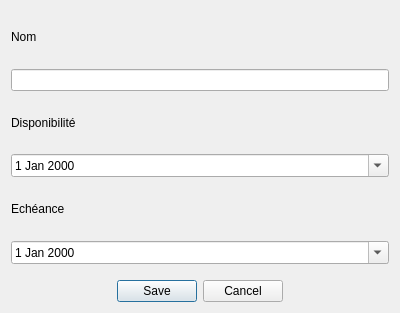
<?xml version="1.0" encoding="UTF-8"?>
<ui version="4.0">
 <class>ajouterProjet</class>
 <widget class="QDialog" name="ajouterProjet">
  <property name="geometry">
   <rect>
    <x>0</x>
    <y>0</y>
    <width>400</width>
    <height>313</height>
   </rect>
  </property>
  <property name="windowTitle">
   <string>Ajouter un projet</string>
  </property>
  <layout class="QVBoxLayout" name="verticalLayout">
   <item>
    <widget class="QLabel" name="label">
     <property name="text">
      <string>Nom</string>
     </property>
    </widget>
   </item>
   <item>
    <widget class="QLineEdit" name="nom"/>
   </item>
   <item>
    <widget class="QLabel" name="label_2">
     <property name="text">
      <string>Disponibilité</string>
     </property>
    </widget>
   </item>
   <item>
    <widget class="QDateEdit" name="disponibilite">
     <property name="calendarPopup">
      <bool>true</bool>
     </property>
    </widget>
   </item>
   <item>
    <widget class="QLabel" name="label_3">
     <property name="text">
      <string>Echéance</string>
     </property>
    </widget>
   </item>
   <item>
    <widget class="QDateEdit" name="echeance">
     <property name="calendarPopup">
      <bool>true</bool>
     </property>
    </widget>
   </item>
   <item>
    <spacer name="horizontalSpacer">
     <property name="orientation">
      <enum>Qt::Horizontal</enum>
     </property>
     <property name="sizeHint" stdset="0">
      <size>
       <width>40</width>
       <height>10</height>
      </size>
     </property>
    </spacer>
   </item>
   <item>
    <widget class="QDialogButtonBox" name="buttonBox">
     <property name="orientation">
      <enum>Qt::Horizontal</enum>
     </property>
     <property name="standardButtons">
      <set>QDialogButtonBox::Cancel|QDialogButtonBox::Save</set>
     </property>
     <property name="centerButtons">
      <bool>true</bool>
     </property>
    </widget>
   </item>
  </layout>
 </widget>
 <resources/>
 <connections>
  <connection>
   <sender>buttonBox</sender>
   <signal>accepted()</signal>
   <receiver>ajouterProjet</receiver>
   <slot>accept()</slot>
   <hints>
    <hint type="sourcelabel">
     <x>248</x>
     <y>254</y>
    </hint>
    <hint type="destinationlabel">
     <x>157</x>
     <y>274</y>
    </hint>
   </hints>
  </connection>
  <connection>
   <sender>buttonBox</sender>
   <signal>rejected()</signal>
   <receiver>ajouterProjet</receiver>
   <slot>reject()</slot>
   <hints>
    <hint type="sourcelabel">
     <x>316</x>
     <y>260</y>
    </hint>
    <hint type="destinationlabel">
     <x>286</x>
     <y>274</y>
    </hint>
   </hints>
  </connection>
  <connection>
   <sender>disponibilite</sender>
   <signal>dateChanged(QDate)</signal>
   <receiver>echeance</receiver>
   <slot>setDate(QDate)</slot>
   <hints>
    <hint type="sourcelabel">
     <x>199</x>
     <y>182</y>
    </hint>
    <hint type="destinationlabel">
     <x>199</x>
     <y>279</y>
    </hint>
   </hints>
  </connection>
 </connections>
</ui>
